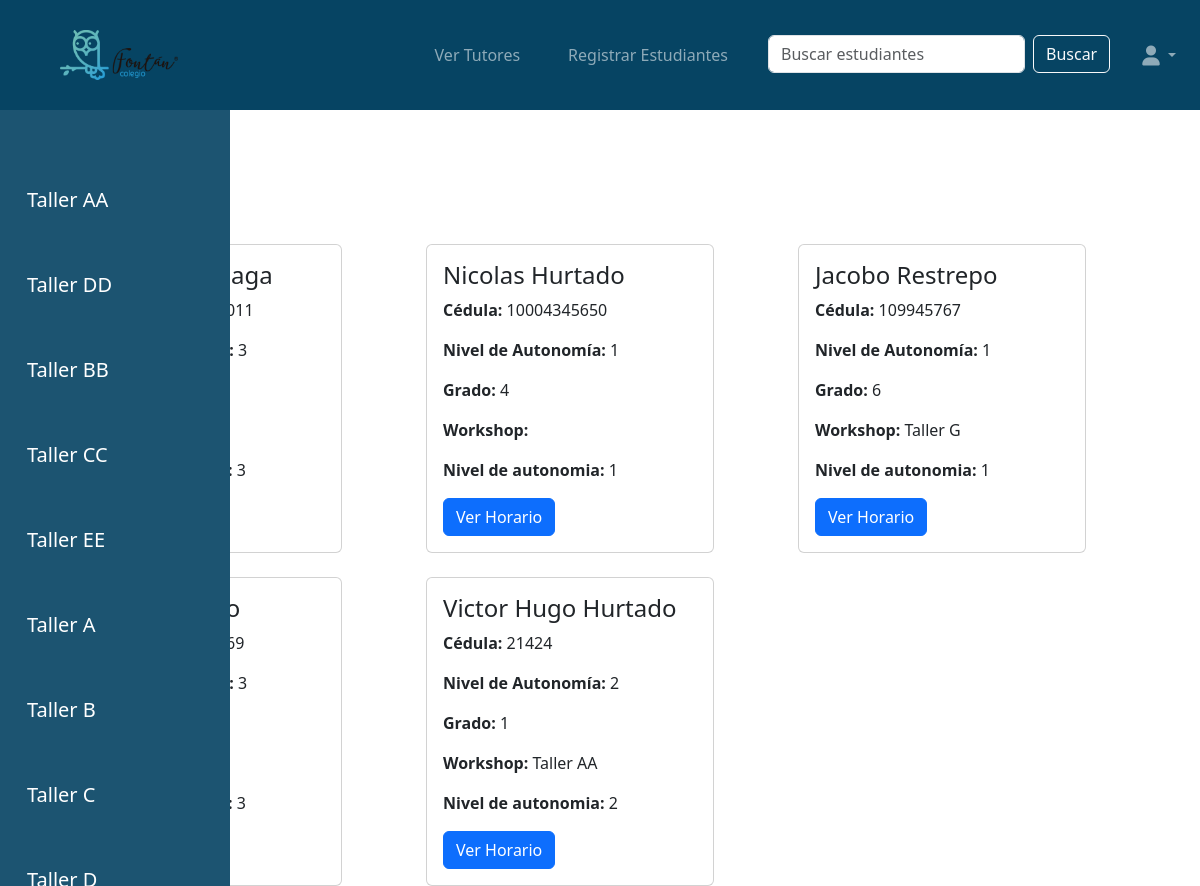
Page /students/main_menu/ (signed in) on the earlier database version.
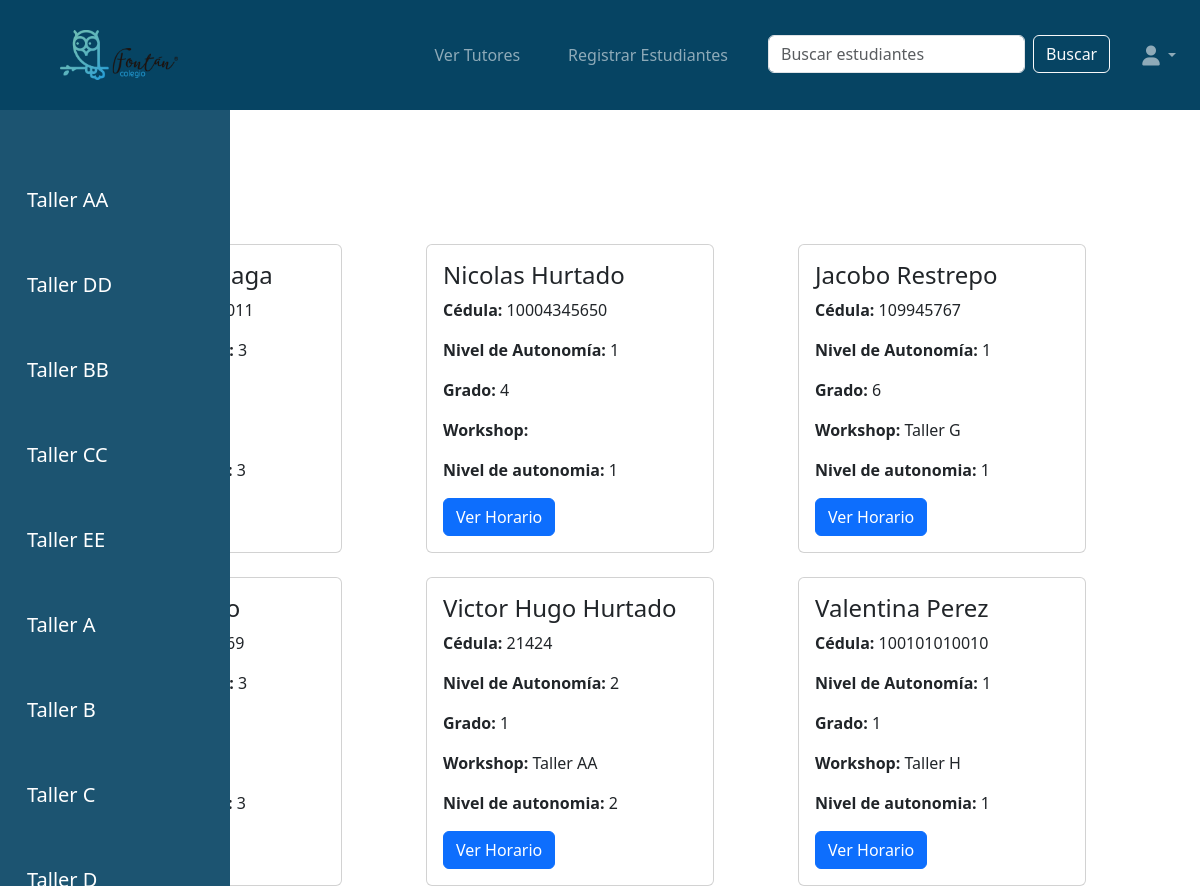
Same page on the later database version.
### workshops/models.py (models this page shows, shortened)
class Workshop(models.Model):
    WORKSHOP_TYPES = [
        ('primary', 'Primaria'),
        ('high_school', 'Bachillerato'),
        ('collective', 'Colectivo'),
    ]
    workshop_id = models.AutoField(primary_key=True)
    name = models.CharField(max_length=100, unique=True)
    tutor = models.ForeignKey(
        'tutors.Tutor',
        on_delete=models.SET_NULL,
        null=True,
        blank=True,
        related_name='workshops'  # Esta línea permite acceder a los talleres desde el tutor
    )
    max_capacity = models.IntegerField(default=25)
    type = models.CharField(
        max_length=20,
        choices=WORKSHOP_TYPES,
        default='primary'
    )

### students/models.py (models this page shows, shortened)
class Student(models.Model):
    student_id = models.AutoField(primary_key=True)
    name = models.CharField(max_length=100)
    lastname = models.CharField(max_length=100)
    id_number = models.IntegerField(unique=True)
    autonomy_level = models.IntegerField(
        choices=[
            (1, 'Nivel 1'),
            (2, 'Nivel 2'),
            (3, 'Nivel 3'),
        ],
        default=1,
    )
    extended_vacation = models.BooleanField(default=False)
    grade = models.IntegerField(
        choices=[
            (1, '1'),
            (2, '2'),
            (3, '3'),
            (4, '4'),
            (5, '5'),
            (6, '6'),
            (7, '7'),
            (8, '8'),
            (9, '9'),
            (10, '10'),
            (11, '11'),
        ],
        default=1,
    )
    workshop = models.ForeignKey('workshops.Workshop', on_delete=models.SET_NULL, null=True, blank=True)

### students/views.py (the view)
# urls.py: path('main_menu/', views.main_menu, name='students.main_menu'),
def main_menu(request):
    workshops = Workshop.objects.all()
    query = request.GET.get('query')  # Obtenemos la consulta de búsqueda
    if query:
        students = Student.objects.filter(
            Q(name__icontains=query) | Q(lastname__icontains=query)
        )
    else:
        students = Student.objects.all()
    return render(request, 'students/main_menu.html', {'workshops': workshops, 'students': students, 'query': query})

### students/templates/students/main_menu.html
{% extends 'base.html' %}
{% load static %}
{% block content %}
<div class="container-fluid">
  <nav class="vertical-navbar" style="height: 100vh; overflow-y: auto;">
    <div class="container">
      <ul>
        {% for workshop in workshops %}
        <li class="nav-item">
          <a class="nav-link" href="{% url 'workshops:students_by_workshop' workshop.workshop_id %}">
            {{ workshop.name }}
          </a>
        </li>
        {% endfor %}
      </ul>
    </div>
  </nav>
</div>
<div class="container">
  <div class="row row-cols-1 row-cols-md-3 g-4">
    {% if query %}
      {% if students %}
        {% for student in students %}
          <div class="col">
            <div class="card" style="width: 18rem;">
              <div class="card-body">
                <h4 class="card-title">{{ student.name }} {{ student.lastname }}</h5>
                <p class="card-text"><strong>Cédula:</strong> {{ student.id_number }}</p>
                <p class="card-text"><strong>Nivel de Autonomía:</strong> {{ student.autonomy_level }}</p>
                <p class="card-text"><strong>Grado:</strong> {{ student.grade }}</p>
                <p class="card-text"><strong>Workshop:</strong> {{ student.workshop.name }}</p>
                <p class="card-text"><strong>Nivel de autonomia:</strong> {{ student.autonomy_level }}</p>
                <a href="{% url 'student_schedule' student_id=student.student_id %}" class="btn btn-primary">Ver Horario</a>
              </div>
            </div>
          </div>
        {% endfor %}
      {% else %}
        <div class="col">
          <h2>No se encontraron resultados para "{{ query }}"</h2>
        </div>
      {% endif %}
    {% else %}
      {% for student in students %}
        <div class="col">
          <div class="card" style="width: 18rem;">
            <div class="card-body">
              <h4 class="card-title">{{ student.name }} {{ student.lastname }}</h5>
              <p class="card-text"><strong>Cédula:</strong> {{ student.id_number }}</p>
              <p class="card-text"><strong>Nivel de Autonomía:</strong> {{ student.autonomy_level }}</p>
              <p class="card-text"><strong>Grado:</strong> {{ student.grade }}</p>
              <p class="card-text"><strong>Workshop:</strong> {{ student.workshop.name }}</p>
              <p class="card-text"><strong>Nivel de autonomia:</strong> {{ student.autonomy_level }}</p>
              <a href="{% url 'student_schedule' student_id=student.student_id %}" class="btn btn-primary">Ver Horario</a>
            </div>
          </div>
        </div>
      {% endfor %}
    {% endif %}
  </div>
</div>
{% endblock %}

### horariosfontanproyecto/templates/base.html (shortened to what this page needs)
<!doctype html>
<html lang="en">
  {% load static %}
  <head>
    <link href="https://cdn.jsdelivr.net/npm/bootstrap@5.3.0-alpha1/dist/css/bootstrap.min.css" rel="stylesheet">
    <link rel="stylesheet" href="https://cdnjs.cloudflare.com/ajax/libs/font-awesome/6.0.0-beta3/css/all.min.css">
    <link rel="stylesheet" href="{% static 'css/style.css'%}">
<link href="https://cdn.jsdelivr.net/npm/bootstrap@5.3.0-alpha1/dist/css/bootstrap.min.css" rel="stylesheet">
  </head>
  <body>
    {% include 'navbar.html' %}
    <div class="container container-principal ">
      <br/>
      <div style="margin-top: 100px;">
      {% block content %}
      {% endblock %}
      </div>
    </div>
  </body>
</html>

### horariosfontanproyecto/templates/navbar.html (shortened to what this page needs)
{% load static %}
<nav class="navbar navbar-expand-lg navbar-dark custom-navbar-bg" style="height: 110px; position: fixed; width: 100%; z-index: 1000;">
  <div class="container-fluid">
    <div class="collapse navbar-collapse" id="navbarSupportedContent">
      {% if user.is_authenticated %}
      <a class="navbar-brand ms-5 me-auto" style="font-size: 25px;" href="{% url 'students.main_menu' %}">
        <img src="{% static 'images/logo.png' %}" alt="Colegio Fontán" style="height:50px; width:auto;">
      </a>
      <ul class="navbar-nav ms-auto mb-2 mb-lg-0 me-1">
        <li class="nav-item me-3">
          <a class="nav-link me-3" href="{% url 'tutors.show_tutors' %}">Ver Tutores</a>
        </li>
        <li class="nav-item me-3">
          <a class="nav-link me-3" href="{% url 'students.register_student' %}">Registrar Estudiantes</a>
        </li>
        <li class="nav-item me-3">
          {% if search_type == 'tutors' %}
          <form class="d-flex" action="{% url 'tutors.show_tutors' %}" method="GET">
            <input class="form-control me-2" type="search" placeholder="Buscar tutores" aria-label="Search" name="query">
            <button class="btn btn-outline-light" type="submit">Buscar</button>
          </form>
          {% else %}
          <form class="d-flex" action="{% url 'students.main_menu' %}" method="GET">
            <input class="form-control me-2" type="search" placeholder="Buscar estudiantes" aria-label="Search" name="query">
            <button class="btn btn-outline-light" type="submit">Buscar</button>
          </form>
          {% endif %}
        </li>
        <li class="nav-item dropdown ms-2">
          <a class="nav-link dropdown-toggle" href="#" id="navbarDropdown" role="button" data-bs-toggle="dropdown" aria-expanded="false">
            <i class="fas fa-user fa-lg"></i>
          </a>
        </li>
      </ul>
      {% endif %}
    </div>
  </div>
</nav>

Differences in the rows shown:
added Student: name "Valentina", lastname "Perez", id_number "100101010010", autonomy_level "1", grade "1", workshop.name "Taller H"
